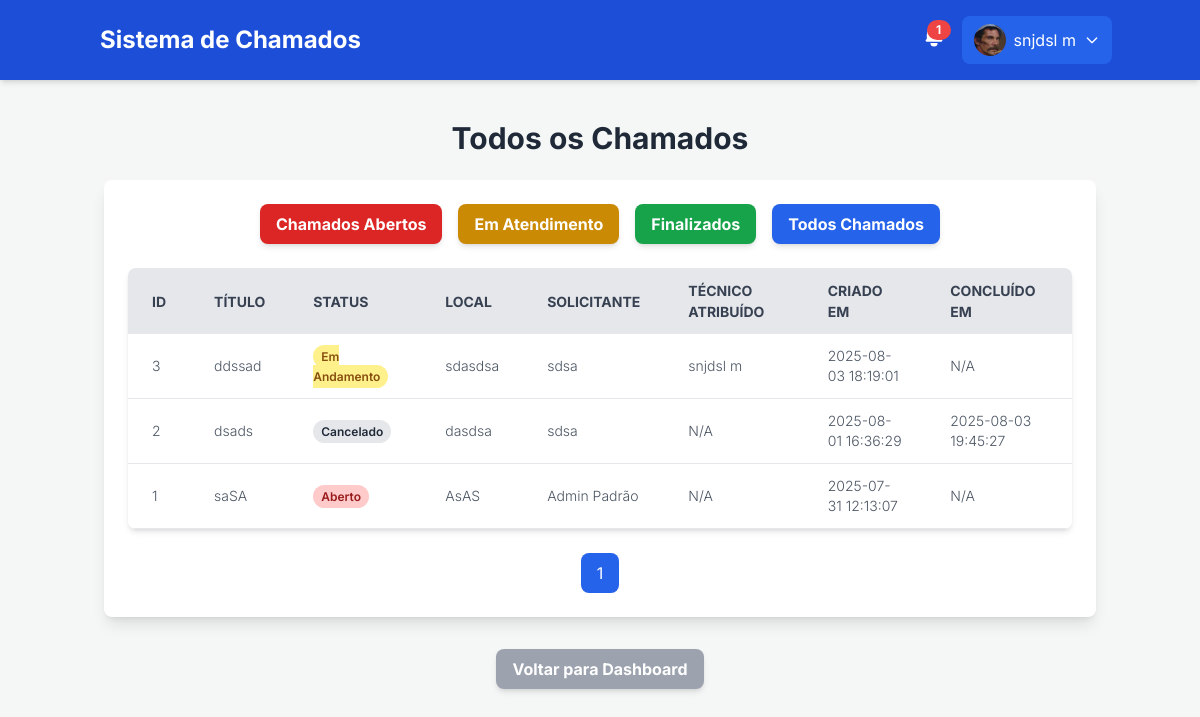
Screenshot of /filtered_calls/todos (signed in) with the database file from the repository.
### tables this page shows
CREATE TABLE users (
            id INTEGER PRIMARY KEY AUTOINCREMENT,
            name TEXT NOT NULL,
            email TEXT UNIQUE NOT NULL,
            password_hash TEXT NOT NULL,
            role TEXT NOT NULL CHECK(role IN ('ADMIN', 'USUARIO', 'TECNICO')),
            is_primary_admin INTEGER DEFAULT 0, -- 1 para ADM principal, 0 para outros
            created_at TEXT NOT NULL DEFAULT (strftime('%Y-%m-%d %H:%M:%S', 'now')), -- Data de criação do usuário
            profile_image TEXT -- Nova coluna para o caminho da imagem de perfil
        );

CREATE TABLE calls (
            id INTEGER PRIMARY KEY AUTOINCREMENT,
            user_id INTEGER NOT NULL,
            title TEXT NOT NULL,
            description TEXT NOT NULL,
            location TEXT NOT NULL,
            category TEXT NOT NULL, -- Nova coluna para a categoria do chamado
            status TEXT NOT NULL DEFAULT 'Aberto', -- Ex: Aberto, Em Andamento, Concluído, Cancelado, Solicitação de Compras, Em Processo de Compra, Disponível / Aguardando Execução
            created_at TEXT NOT NULL, -- Para armazenar a data e hora de criação
            technician_id INTEGER,
            diagnosis TEXT,
            materials TEXT, -- Agora armazenará JSON string
            conclusion TEXT, -- Nova coluna para a conclusão do chamado
            finished_at TEXT,
            FOREIGN KEY (user_id) REFERENCES users (id),
            FOREIGN KEY (technician_id) REFERENCES users (id)
        );

### app.py (the view)
@app.route('/filtered_calls/<status_filter>')
def filtered_calls(status_filter):
    if 'user_id' not in session or session['user_role'] != 'TECNICO':
        flash('Acesso negado. Apenas técnicos podem visualizar chamados filtrados.', 'danger')
        return redirect(url_for('login'))
    page = request.args.get('page', 1, type=int)
    offset = (page - 1) * CALLS_PER_PAGE
    conn = get_db_connection()
    calls = []
    title = ""
    total_calls = 0
    base_query = """
        SELECT c.*, u.name as user_name_opener, t.name as technician_name_assigned
        FROM calls c
        JOIN users u ON c.user_id = u.id
        LEFT JOIN users t ON c.technician_id = t.id
    """
    count_query = "SELECT COUNT(*) FROM calls"
    query_params = []
    count_params = []
    if status_filter == 'abertos':
        base_query += " WHERE c.status = 'Aberto'"
        count_query += " WHERE status = 'Aberto'"
        title = "Chamados Abertos"
    elif status_filter == 'em_atendimento':
        base_query += " WHERE c.status = 'Em Andamento'"
        count_query += " WHERE status = 'Em Andamento'"
        title = "Chamados em Atendimento"
    elif status_filter == 'finalizados':
        base_query += " WHERE c.status = 'Concluído'"
        count_query += " WHERE status = 'Concluído'"
        title = "Chamados Finalizados"
    elif status_filter == 'todos':
        title = "Todos os Chamados"
    else:
        flash('Filtro de status inválido.', 'danger')
        conn.close()
        return redirect(url_for('dashboard'))
    base_query += " ORDER BY c.created_at DESC LIMIT ? OFFSET ?"
    query_params.extend([CALLS_PER_PAGE, offset])
    calls = conn.execute(base_query, query_params).fetchall()
    total_calls = conn.execute(count_query, count_params).fetchone()[0]
    conn.close()
    total_pages = (total_calls + CALLS_PER_PAGE - 1) // CALLS_PER_PAGE
    return render_template('filtered_calls.html',
                           calls=calls,
                           title=title,
                           status_filter=status_filter,
                           page=page,
                           total_pages=total_pages)

### app.py (called while the page is built)
def get_db_connection():
    conn = sqlite3.connect(DATABASE)
    conn.row_factory = sqlite3.Row  # Permite acessar colunas como dicionário
    return conn

### templates/filtered_calls.html (shortened to what this page needs)
{% extends 'base.html' %}
{% block content %}
<div class="container mx-auto p-4">
    <h2 class="text-3xl font-bold text-center text-gray-800 mb-6">{{ title }}</h2>
    <div class="bg-white p-6 rounded-lg shadow-lg mb-8">
        <div class="flex flex-wrap justify-center gap-4 mb-6">
            <a href="{{ url_for('filtered_calls', status_filter='abertos') }}" class="bg-red-600 hover:bg-red-700 text-white font-bold py-2 px-4 rounded-lg shadow-md transition duration-300">
                Chamados Abertos
            </a>
            <a href="{{ url_for('filtered_calls', status_filter='em_atendimento') }}" class="bg-yellow-600 hover:bg-yellow-700 text-white font-bold py-2 px-4 rounded-lg shadow-md transition duration-300">
                Em Atendimento
            </a>
            <a href="{{ url_for('filtered_calls', status_filter='finalizados') }}" class="bg-green-600 hover:bg-green-700 text-white font-bold py-2 px-4 rounded-lg shadow-md transition duration-300">
                Finalizados
            </a>
            <a href="{{ url_for('filtered_calls', status_filter='todos') }}" class="bg-blue-600 hover:bg-blue-700 text-white font-bold py-2 px-4 rounded-lg shadow-md transition duration-300">
                Todos Chamados
            </a>
        </div>
        {% if calls %}
        <div class="overflow-x-auto rounded-lg shadow-md">
            <table class="min-w-full bg-white">
                <thead class="bg-gray-200 text-gray-700 uppercase text-sm leading-normal">
                    <tr>
                        <th class="py-3 px-6 text-left">ID</th>
                        <th class="py-3 px-6 text-left">Título</th>
                        <th class="py-3 px-6 text-left">Status</th>
                        <th class="py-3 px-6 text-left">Local</th>
                        <th class="py-3 px-6 text-left">Solicitante</th>
                        <th class="py-3 px-6 text-left">Técnico Atribuído</th>
                        <th class="py-3 px-6 text-left">Criado Em</th>
                        <th class="py-3 px-6 text-left">Concluído Em</th>
                    </tr>
                </thead>
                <tbody class="text-gray-600 text-sm font-light">
                    {% for call in calls %}
                    <tr class="border-b border-gray-200 hover:bg-gray-100 cursor-pointer"
                        onclick="window.location.href='{{ url_for('call_details', call_id=call.id) }}'">
                        <td class="py-3 px-6 text-left whitespace-nowrap">{{ call.id }}</td>
                        <td class="py-3 px-6 text-left">{{ call.title }}</td>
                        <td class="py-3 px-6 text-left">
                            <span class="px-2 py-1 rounded-full text-xs font-semibold
                                {% if call.status == 'Aberto' %}bg-red-200 text-red-800
                                {% elif call.status == 'Em Andamento' %}bg-yellow-200 text-yellow-800
                                {% elif call.status == 'Concluído' %}bg-green-200 text-green-800
                                {% elif call.status == 'Cancelado' %}bg-gray-200 text-gray-800
                                {% endif %}">
                                {{ call.status }}
                            </span>
                        </td>
                        <td class="py-3 px-6 text-left">{{ call.location }}</td>
                        <td class="py-3 px-6 text-left">{{ call.user_name_opener }}</td>
                        <td class="py-3 px-6 text-left">{{ call.technician_name_assigned if call.technician_name_assigned else 'N/A' }}</td>
                        <td class="py-3 px-6 text-left">{{ call.created_at }}</td>
                        <td class="py-3 px-6 text-left">{{ call.finished_at if call.finished_at else 'N/A' }}</td>
                    </tr>
                    {% endfor %}
                </tbody>
            </table>
        </div>
        <div class="flex justify-center mt-6 space-x-2">
            {% for p in range(1, total_pages + 1) %}
                <a href="{{ url_for('filtered_calls', status_filter=status_filter, page=p) }}" class="px-4 py-2 rounded-lg {% if p == page %}bg-blue-600 text-white{% else %}bg-gray-300 text-gray-800 hover:bg-gray-400{% endif %} transition duration-200">{{ p }}</a>
            {% endfor %}
        </div>
        {% else %}
        <p class="text-center text-gray-500 mt-8">Nenhum chamado encontrado para o status "{{ status_filter }}".</p>
        {% endif %}
    </div>
    <div class="flex justify-center mt-8">
        <a href="{{ url_for('dashboard') }}" class="bg-gray-400 hover:bg-gray-500 text-white font-bold py-2 px-4 rounded-lg shadow-md transition duration-300">
            Voltar para Dashboard
        </a>
    </div>
</div>
{% endblock %}

### templates/base.html (shortened to what this page needs)
<!DOCTYPE html>
<html lang="pt-br">
<head>
    <script src="https://cdn.tailwindcss.com"></script>
</head>
<body>
    <nav class="bg-blue-700 p-4 shadow-md">
        <div class="container mx-auto flex justify-between items-center">
            <a href="{{ url_for('dashboard') }}" class="text-white text-2xl font-bold rounded-lg px-3 py-1 hover:bg-blue-600 transition duration-300">Sistema de Chamados</a>
            <div class="flex items-center space-x-4">
                {% if session.get('user_id') %}
                <div class="relative">
                    <button id="notification-bell" class="text-white focus:outline-none relative">
                        <span id="notification-badge" class="notification-badge hidden">0</span>
                    </button>
                </div>
                <div class="profile-dropdown">
                    <button class="flex items-center text-white focus:outline-none bg-blue-600 hover:bg-blue-800 rounded-lg px-3 py-2 transition duration-300">
                        {% if session.get('profile_image') %}
                            <img src="{{ session['profile_image'] }}" alt="Perfil" class="w-8 h-8 rounded-full mr-2 object-cover">
                        {% else %}
                            <div class="w-8 h-8 rounded-full bg-blue-800 flex items-center justify-center text-white font-semibold mr-2">
                                {{ session['user_name'][0]|upper }}
                            </div>
                        {% endif %}
                        {{ session['user_name'] }}
                        <svg class="w-4 h-4 ml-2" fill="none" stroke="currentColor" viewBox="0 0 24 24" xmlns="http://www.w3.org/2000/svg"><path stroke-linecap="round" stroke-linejoin="round" stroke-width="2" d="M19 9l-7 7-7-7"></path></svg>
                    </button>
                </div>
                {% else %}
                {% if request.endpoint != 'login' %}
                    <a href="{{ url_for('login') }}" class="bg-blue-600 hover:bg-blue-800 text-white font-bold py-2 px-4 rounded-lg shadow-md transition duration-300">Login</a>
                {% endif %}
                {% endif %}
            </div>
        </div>
    </nav>
    <main class="py-6">
        {% block content %}{% endblock %}
    </main>
</body>
</html>

### templates/base.html (style rules this page uses)
body { font-family: 'Inter', sans-serif; background-color: #f4f7f6; }
.profile-dropdown { position: relative; display: inline-block; }
.notification-badge { position: absolute; top: -5px; right: -5px; background-color: #ef4444; color: white; border-radius: 9999px; padding: 0.25rem 0.5rem; font-size: 0.75rem; font-weight: bold; line-height: 1; min-width: 1.5rem; text-align: center; display: flex; align-items: center; justify-content: center; }

### rows the page displays
users: user_name "snjdsl m"
calls: id "3", title "ddssad", status "Em Andamento", location "sdasdsa", user_name_opener "sdsa", name "snjdsl m", created_at "2025-08-03 18:19:01", finished_at "N/A"
calls: id "2", title "dsads", status "Cancelado", location "dasdsa", user_name_opener "sdsa", technician_name_assigned "N/A", created_at "2025-08-01 16:36:29", finished_at "2025-08-03 19:45:27"
calls: id "1", title "saSA", status "Aberto", location "AsAS", user_name_opener "Admin Padrão", technician_name_assigned "N/A", created_at "2025-07-31 12:13:07", finished_at "N/A"

### other values shown
{{ title }} "Todos os Chamados"
{{ p }} "1"
